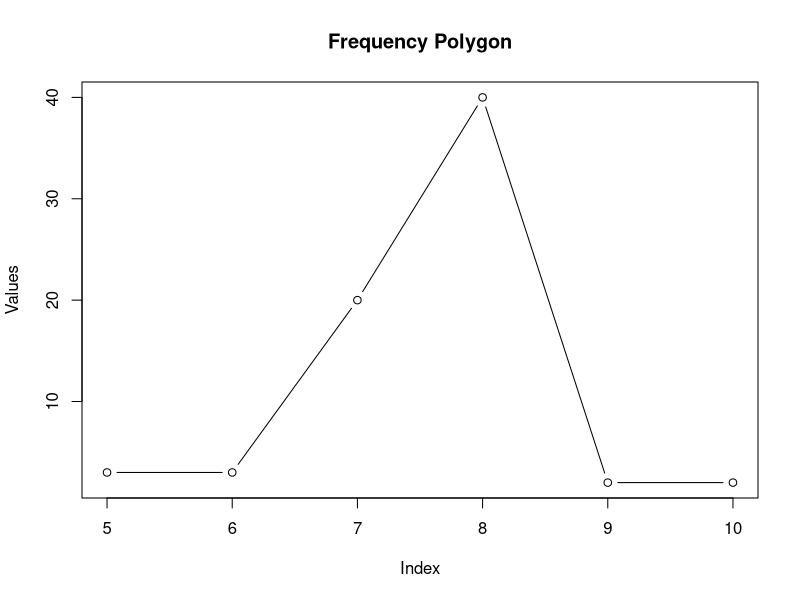

Generate this figure with R:
a <- c(5,6,7,8,9,10)
b <- c(3,3,20,40,2,2)

# Frequency polygon
plot(a, b,type = "b", xlab = "Index", ylab = "Values", main = "Frequency Polygon")

